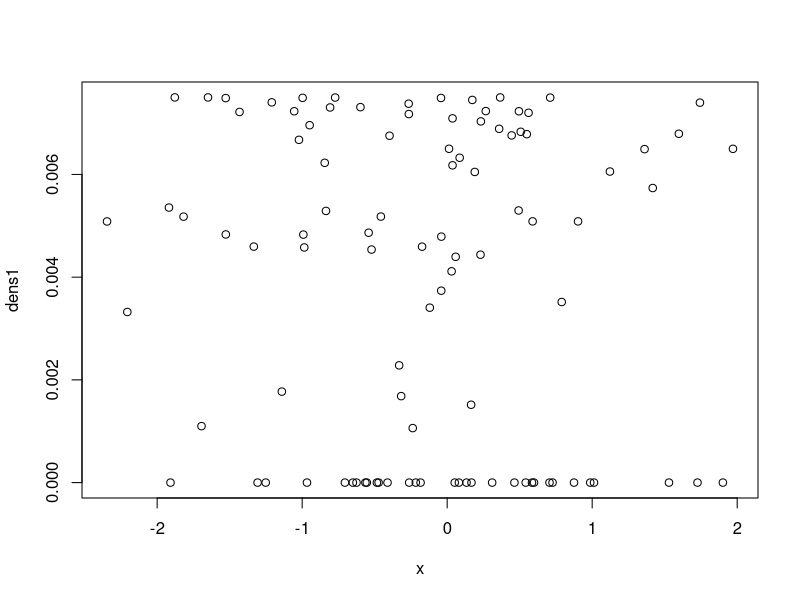
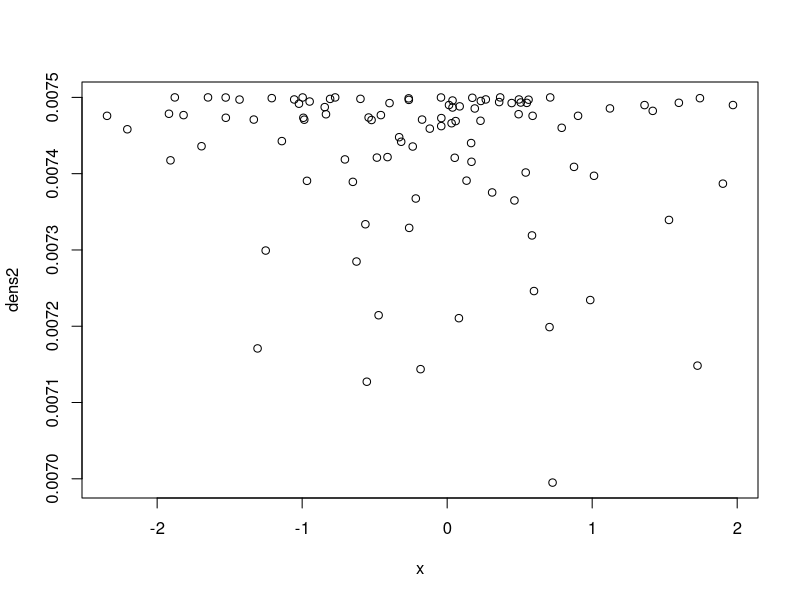

Source code (R) for these figures, in order:
## ---- chunk 1
kernel_epan <-function(x, h=1){
x <- x / h
ran <- as.numeric(abs(x) <= 1)
val <- (3/4) * ( 1 - x^2 ) * ran
val
}

kern_density <- function(x, x_new, h=1){
  X <- cbind(1, x)
  sapply(x_new, function(v){
  w <- kernel_epan((x_new - v), h=h)
  dens <- w/length(x_new)
  dens
})
}

#checking the visual implementation results
x <- rnorm(100)
x_new <- rnorm(100)
dens1 <- kern_density(x, x_new, h=1)[100,]
plot(y = dens1, x = x)
dens2 <- kern_density(x, x_new, h=10)[100,]
plot(y = dens2, x = x )
## ---- chunk 2
lasso_reg_with_screening <- function(X, y, b, lambda)
{
resids <- y - X %*% b
s <- apply(X, 2, function(xj) crossprod(xj, resids)) / lambda / nrow(X)
# Return a vector indicating where the KKT conditions have been violated by the variables that are currently zero.
(b == 0) & (abs(s) >= 1)
}
